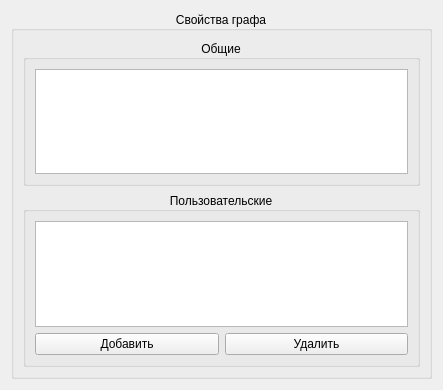
<?xml version="1.0" encoding="UTF-8"?>
<ui version="4.0">
 <class>GraphPropertyEditForm</class>
 <widget class="QWidget" name="GraphPropertyEditForm">
  <property name="geometry">
   <rect>
    <x>0</x>
    <y>0</y>
    <width>443</width>
    <height>390</height>
   </rect>
  </property>
  <property name="windowTitle">
   <string>Form</string>
  </property>
  <layout class="QVBoxLayout" name="verticalLayout">
   <item>
    <widget class="QGroupBox" name="graphProps_groupBox">
     <property name="sizePolicy">
      <sizepolicy hsizetype="Preferred" vsizetype="Preferred">
       <horstretch>1</horstretch>
       <verstretch>0</verstretch>
      </sizepolicy>
     </property>
     <property name="title">
      <string>Свойства графа</string>
     </property>
     <property name="alignment">
      <set>Qt::AlignCenter</set>
     </property>
     <property name="flat">
      <bool>false</bool>
     </property>
     <property name="checkable">
      <bool>false</bool>
     </property>
     <layout class="QVBoxLayout" name="verticalLayout_2">
      <item>
       <widget class="QGroupBox" name="graphProps_common_groupBox">
        <property name="title">
         <string>Общие</string>
        </property>
        <property name="alignment">
         <set>Qt::AlignCenter</set>
        </property>
        <layout class="QVBoxLayout" name="verticalLayout_4">
         <item>
          <widget class="QTableView" name="propertyCommon_tableView"/>
         </item>
        </layout>
       </widget>
      </item>
      <item>
       <widget class="QGroupBox" name="graphProps_user_groupBox">
        <property name="title">
         <string>Пользовательские</string>
        </property>
        <property name="alignment">
         <set>Qt::AlignCenter</set>
        </property>
        <layout class="QVBoxLayout" name="verticalLayout_3">
         <item>
          <widget class="QTableView" name="propertyUser_tableView"/>
         </item>
         <item>
          <layout class="QHBoxLayout" name="horizontalLayout">
           <item>
            <widget class="QPushButton" name="propertyAdd_pushButton">
             <property name="sizePolicy">
              <sizepolicy hsizetype="Minimum" vsizetype="Fixed">
               <horstretch>1</horstretch>
               <verstretch>0</verstretch>
              </sizepolicy>
             </property>
             <property name="text">
              <string>Добавить</string>
             </property>
            </widget>
           </item>
           <item>
            <widget class="QPushButton" name="propertyRemove_pushButton">
             <property name="sizePolicy">
              <sizepolicy hsizetype="Minimum" vsizetype="Fixed">
               <horstretch>1</horstretch>
               <verstretch>0</verstretch>
              </sizepolicy>
             </property>
             <property name="text">
              <string>Удалить</string>
             </property>
            </widget>
           </item>
          </layout>
         </item>
        </layout>
       </widget>
      </item>
     </layout>
    </widget>
   </item>
  </layout>
 </widget>
 <resources/>
 <connections/>
</ui>
